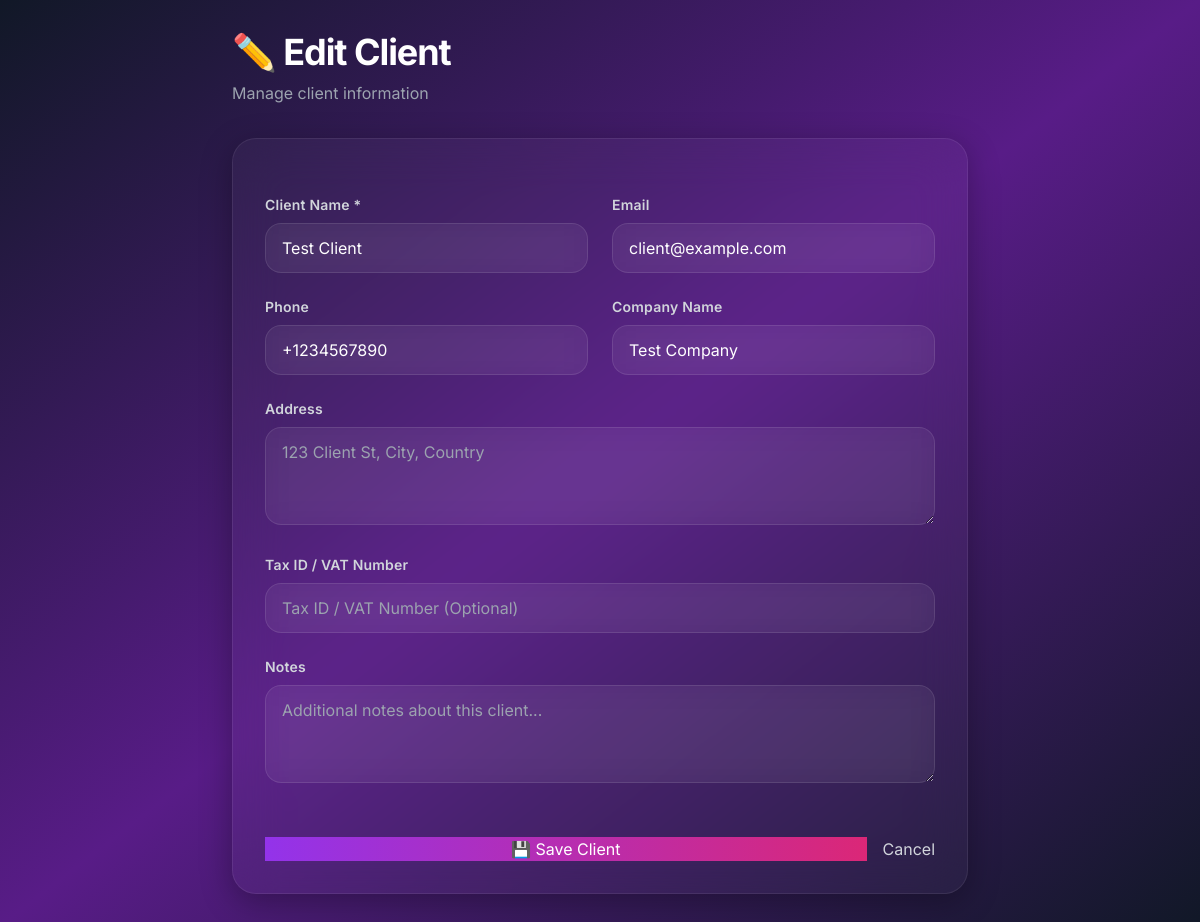
The page /clients/2/edit/ (signed in) on the database its author committed.
### invoices/models.py (models this page shows, shortened)
class Client(models.Model):
    user = models.ForeignKey(User, on_delete=models.CASCADE, related_name='clients')
    name = models.CharField(max_length=200, verbose_name="Client Name")
    email = models.EmailField(max_length=200, blank=True, verbose_name="Email")
    phone = models.CharField(max_length=50, blank=True, verbose_name="Phone/WhatsApp")
    address = models.TextField(blank=True, verbose_name="Address")
    company_name = models.CharField(max_length=200, blank=True, verbose_name="Company Name")
    tax_id = models.CharField(max_length=100, blank=True, verbose_name="Tax ID/VAT Number")
    created_at = models.DateTimeField(default=timezone.now)
    updated_at = models.DateTimeField(auto_now=True)
    notes = models.TextField(blank=True, verbose_name="Notes")
    class Meta:
        ordering = ['name']
        verbose_name = "Client"
        verbose_name_plural = "Clients"
        indexes = [
            models.Index(fields=['user', 'name']),
            models.Index(fields=['email']),
        ]
        unique_together = ['user', 'email']

### invoices/views.py (the view)
# urls.py: path('clients/<int:pk>/edit/', views.client_update, name='client_update'),
@login_required
def client_update(request, pk):
    from .models import Client
    from .forms import ClientForm
    client = get_object_or_404(Client, pk=pk, user=request.user)
    if request.method == 'POST':
        form = ClientForm(request.POST, instance=client)
        if form.is_valid():
            form.save()
            messages.success(request, f'Client "{client.name}" updated successfully!')
            return redirect('client_list')
    else:
        form = ClientForm(instance=client)
    return render(request, 'invoices/client_form.html', {'form': form, 'client': client})

### invoices/templates/invoices/client_form.html (shortened to what this page needs)
{% load static %}
<!DOCTYPE html>
<html lang="en">
<head>
  <link rel="stylesheet" href="{% static 'css/output.css' %}">
</head>
<body class="bg-gradient-to-br from-gray-900 via-purple-900 to-gray-900 min-h-screen">
  <div class="container mx-auto px-4 py-8 max-w-3xl">
    <div class="mb-8">
      <h1 class="text-4xl font-bold text-white mb-2">
        {% if client %}✏️ Edit Client{% else %}➕ Add New Client{% endif %}
      </h1>
      <p class="text-gray-400">Manage client information</p>
    </div>
    <form method="post" class="glass-card p-8 space-y-6">
      <div class="grid md:grid-cols-2 gap-6">
        <div>
          <label class="form-label">Client Name *</label>
          {{ form.name }}
        </div>
        <div>
          <label class="form-label">Email</label>
          {{ form.email }}
        </div>
      </div>
      <div class="grid md:grid-cols-2 gap-6">
        <div>
          <label class="form-label">Phone</label>
          {{ form.phone }}
        </div>
        <div>
          <label class="form-label">Company Name</label>
          {{ form.company_name }}
        </div>
      </div>
      <div>
        <label class="form-label">Address</label>
        {{ form.address }}
      </div>
      <div>
        <label class="form-label">Tax ID / VAT Number</label>
        {{ form.tax_id }}
      </div>
      <div>
        <label class="form-label">Notes</label>
        {{ form.notes }}
      </div>
      <div class="flex gap-4 pt-6">
        <button type="submit" class="btn-primary flex-1">💾 Save Client</button>
        <a href="{% url 'client_list' %}" class="btn-ghost">Cancel</a>
      </div>
    </form>
  </div>
</body>
</html>

### rows shown on the page
Client: name "Test Client", email "client@example.com", phone "+1234567890", company_name "Test Company"
